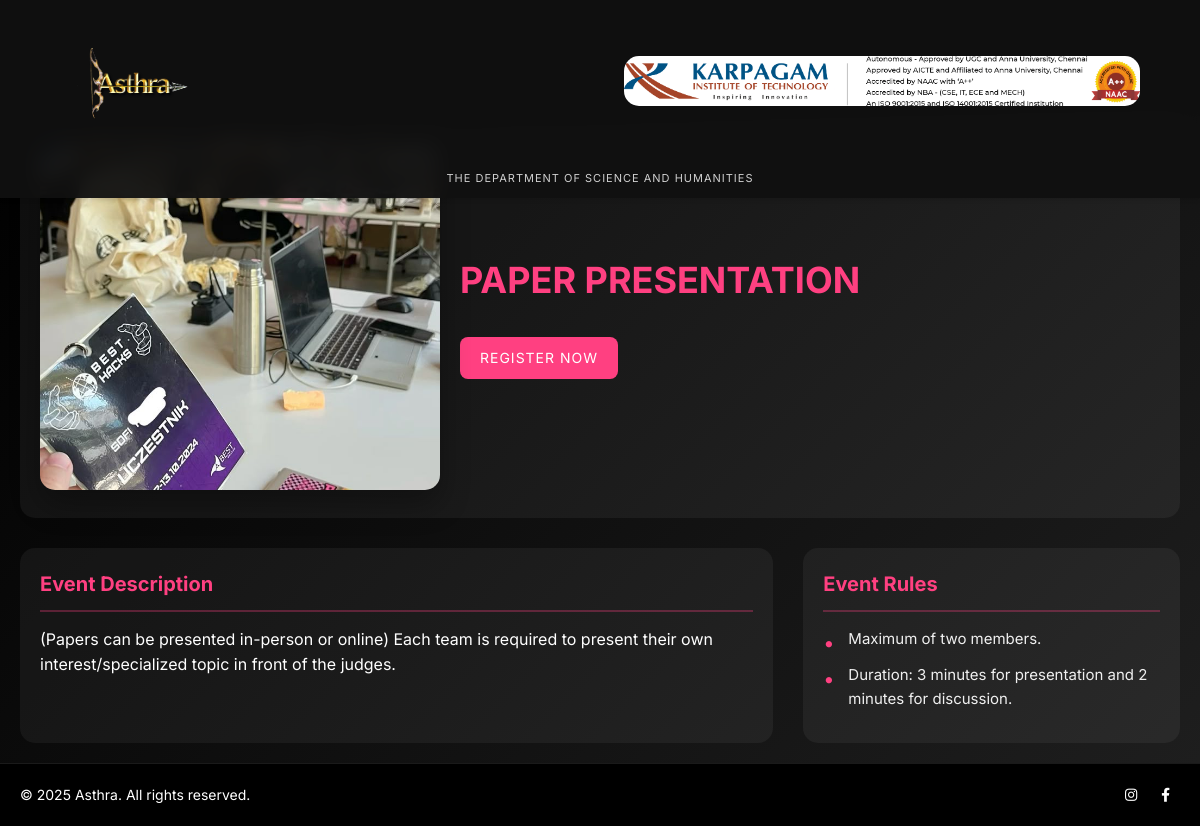
The page /event/1/ on the database its author committed.
### events/models.py (models this page shows, shortened)
class Event(models.Model):
    category = models.CharField(
        max_length=20,
        choices=EVENT_CATEGORIES,
        default='TECHNICAL',
    )
    name = models.CharField(max_length=100)  # e.g., "Paper Presentation", "Fireless Cooking"
    description = models.TextField(null=True,blank=True)  # Brief description of the event
    image = models.ImageField(upload_to='event_images/', null=True, blank=True)

class Rule(models.Model):
    event = models.ForeignKey(Event, on_delete=models.CASCADE, related_name='rules')
    rule_text = models.CharField(max_length=255)  # Individual rule (e.g., "Maximum of two members")

### events/views.py (the view)
# urls.py: path('event/<int:event_id>/', views.event_detail, name='event_detail'),
def event_detail(request, event_id):
    event = get_object_or_404(Event, id=event_id)
    return render(request, "event_detail.html", {
        'event': event,
    })

### events/templates/event_detail.html (shortened to what this page needs)
{% extends 'base.html' %}
{% load static %}
{% block content %}
<div class="event-detail-container">
    <section class="event-hero">
        <div class="event-image">
            {% if event.image %}
                <img src="{{ event.image.url }}" alt="{{ event.name }}">
            {% else %}
                <p>No image available.</p>
            {% endif %}
        </div>
        <div class="event-info">
            <h1>{{ event.name }}</h1>
            <a href="#" class="register-btn" onclick="window.open('https://forms.gle/6HWTA5sVxW1px6AV7', '_blank')">
                Register Now
            </a>
        </div>
    </section>
    <section class="event-details">
        {% if event.description %}
        <div class="event-description">
            <h3>Event Description</h3>
            <p>{{ event.description }}</p>
        </div>
        {% endif %}
        <div class="event-rules" style="{% if not event.description %} grid-column: 1 / -1;{% endif %}">
            <h3>Event Rules</h3>
            <ul>
                {% for rule in event.rules.all %}
                    <li>{{ rule.rule_text }}</li>
                {% empty %}
                    <li>No rules specified.</li>
                {% endfor %}
            </ul>
        </div>
    </section>
</div>
{% endblock %}

### events/templates/base.html (style rules this page uses)
:root { --primary-color: #ff4081; --background-dark: #000; --text-light: #ffffff; --accent-color: #6a1b9a; --navbar-background: rgba(16, 16, 16, 0.95); }
* { margin: 0; padding: 0; box-sizing: border-box; font-family: 'Inter', sans-serif; scroll-behavior: smooth; }
body { background-color: var(--background-dark); color: var(--text-light); line-height: 1.6; overflow-x: hidden; }

### rows shown on the page
Event: image (picture), name "PAPER PRESENTATION", description "(Papers can be presented in-person or online) Each team is required to present their own interest/specialized topic in front of the judges."
Rule: rule_text "Maximum of two members."
Rule: rule_text "Duration: 3 minutes for presentation and 2 minutes for discussion."
